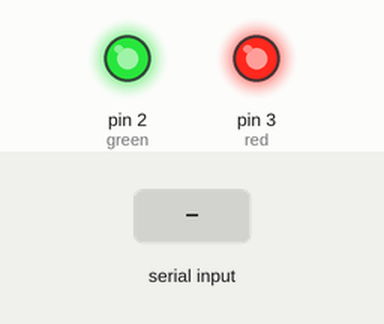
The sketch below on a simulated Arduino Uno, built with avr-gcc and run on an emulated ATmega328P. Shown: output pins drawn as LEDs (lit = HIGH). The test bench sets the inputs (shaded band).

Above: at 1.2 s.
1.3 s: "0" received over Serial
At 1.7 s:
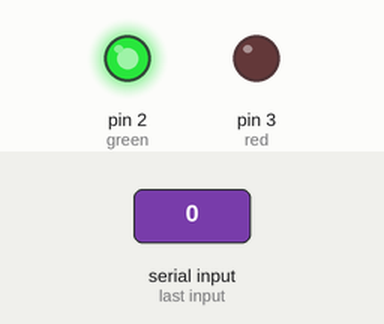
2.8 s: "1" received over Serial
At 4.0 s:
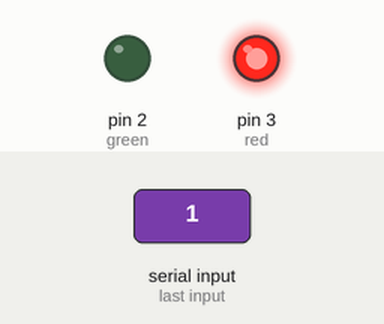
4.3 s: "2" received over Serial
At 5.1 s:
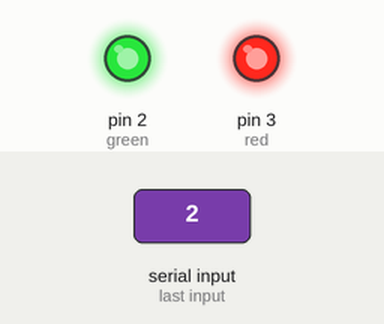
Timing chart, 0 to 7.3 s (numbered marks = the images above; inputs shaded):
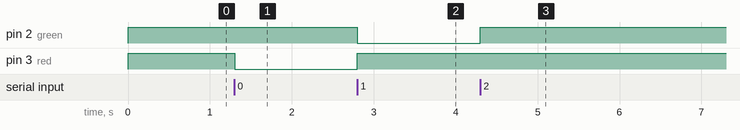

Measured:
- after the input at 1.3 s, pin 3 (red): HIGH → LOW at once
- after the input at 2.8 s, pin 2 (green): HIGH → LOW at once; pin 3 (red): LOW → HIGH at once
- after the input at 4.3 s, pin 2 (green): LOW → HIGH at once

The sketch:

nodeOBSTally.ino
```cpp
int red = 3;
int green = 2;

void setup()
{
  Serial.begin(9600);
  pinMode(green, OUTPUT);
  pinMode(red, OUTPUT);
  digitalWrite(green, HIGH);
  digitalWrite(red, HIGH);
}

void loop()
{
  if(Serial.available())
  {
    char status = Serial.read();
    if (status == '0'){ // safe
      digitalWrite(green, HIGH);
      digitalWrite(red, LOW);
    }
    else if (status == '1') { // on air
      digitalWrite(green, LOW);
      digitalWrite(red, HIGH);
    }
    else if (status == '2'){ // orange
      digitalWrite(green, HIGH);
      digitalWrite(red, HIGH);
    }
  }
}
```
